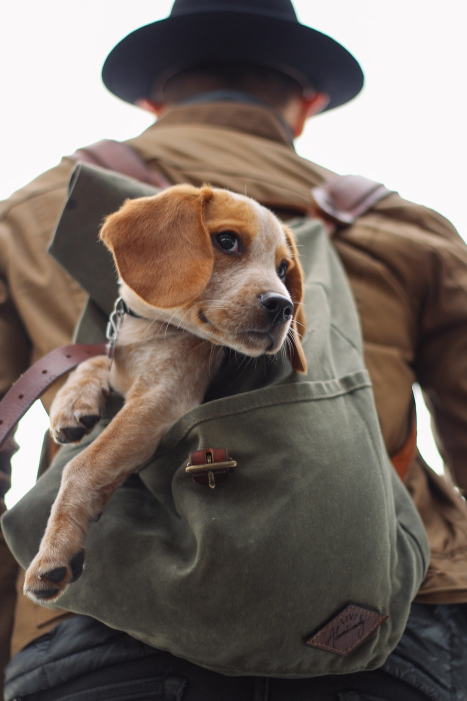
#> input picture dog_backpack.png, 934 x 1401 px (shown at 1/2 size)
$ jupyter execute seventh_color_blending_image.ipynb   (shell and % lines are left out)
#> lines starting #> are read from the running program, lines starting #| are printed output that depends on the picture; after the words box and inside, x2 and y2 are one past the last pixel; in counts of white or black regions, pixels touching at a corner belong together
[cell 1]
import cv2
import numpy as np
import matplotlib.pyplot as plt

[cell 2]
pack = cv2.imread("dog_backpack.png")
#> pack is the input picture: shape (1401, 934, 3); mean B, G, R 99.5, 106.7, 118.1

[cell 3]
plt.imshow(pack)

[cell 4]
pack_rgb = cv2.cvtColor(pack, cv2.COLOR_BGR2RGB)
plt.imshow(pack_rgb)

[cell 5]
new_pack = pack
new_flip_pack = cv2.flip(new_pack,0)
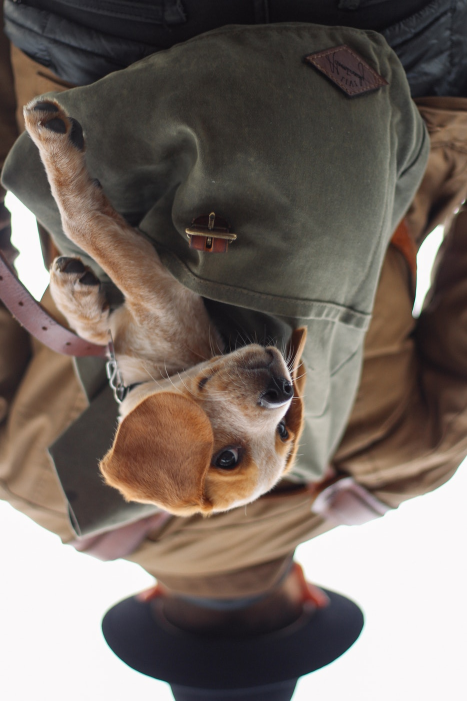
#> new_flip_pack: shape (1401, 934, 3) (shown at 1/2 size); mean B, G, R 99.5, 106.7, 118.1
plt.imshow(new_flip_pack)

[cell 6]
cv2.rectangle(pack_rgb,pt1=(200,380),pt2=(600,700),color=(255,0,0),thickness=10)
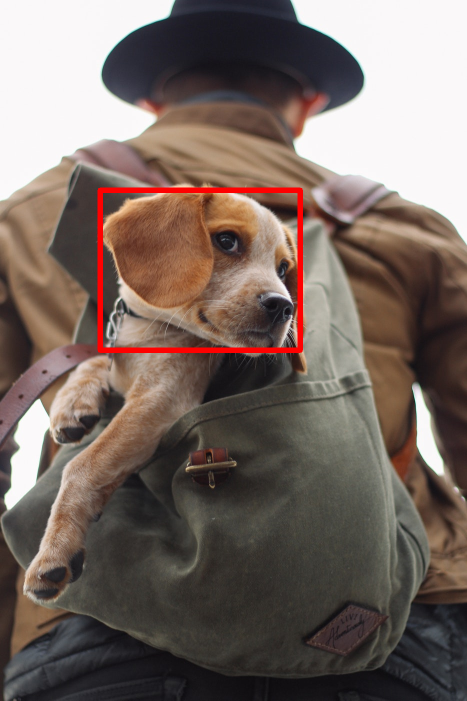
#> pack_rgb: shape (1401, 934, 3) (shown at 1/2 size); mean R, G, B 119.6, 105.4, 98.4
plt.imshow(pack_rgb)

[cell 7]
plt.imshow(pack)

[cell 8]
plt.imshow(pack_rgb)

[cell 9]
water_img = cv2.imread('watermark_no_copy.png')
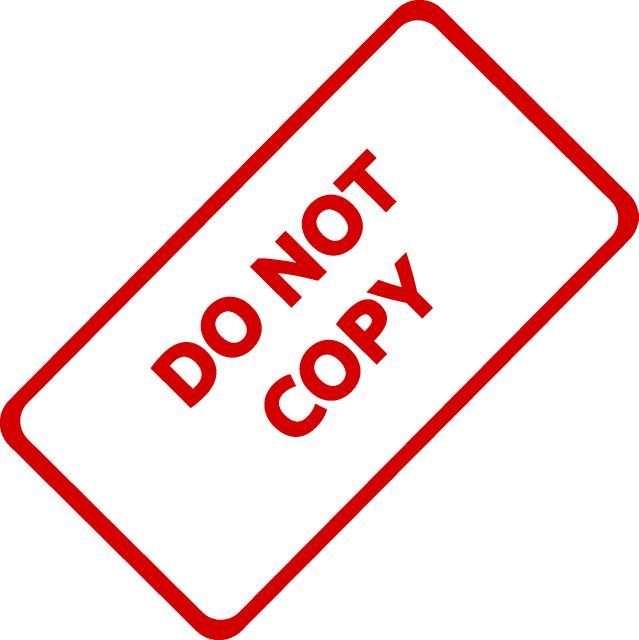
#> input picture watermark_no_copy.png, 1277 x 1280 px (shown at 1/2 size)
#> water_img is the input picture: shape (1280, 1277, 3); mean B, G, R 226.7, 226.7, 250.2

[cell 10]
cv2.putText(pack_rgb,text='Hello Vinod Vukkalam',org=(10,245), fontFace=cv2.FONT_ITALIC,fontScale= 2,color=(255,0,0),thickness=2,lineType=cv2.LINE_AA)
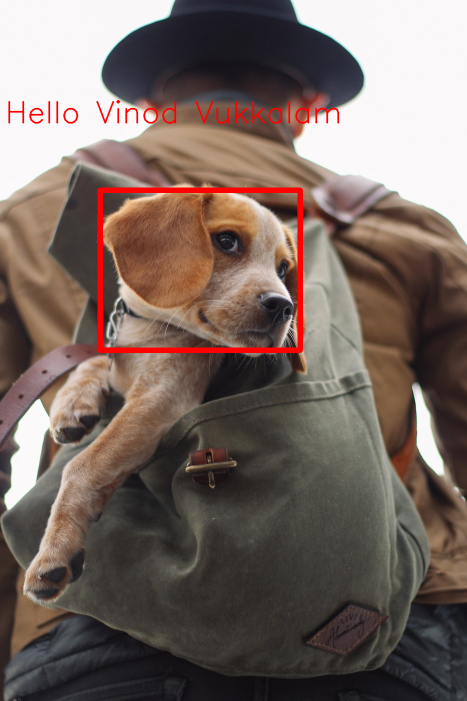
#> pack_rgb: shape (1401, 934, 3) (shown at 1/2 size); 0.55% of pixels changed, all inside (x1, y1, x2, y2) = (16, 200, 679, 248)
plt.imshow(pack_rgb)

[cell 11]
plt.imshow(pack_rgb)

[cell 12]
pack_rgb.shape
#> Out = (1401, 934, 3)

[cell 13]
cv2.putText(water_img,text='Hello Vinod Vukkalam',org=(10,245), fontFace=cv2.FONT_ITALIC,fontScale= 2,color=(255,0,0),thickness=2,lineType=cv2.LINE_AA)
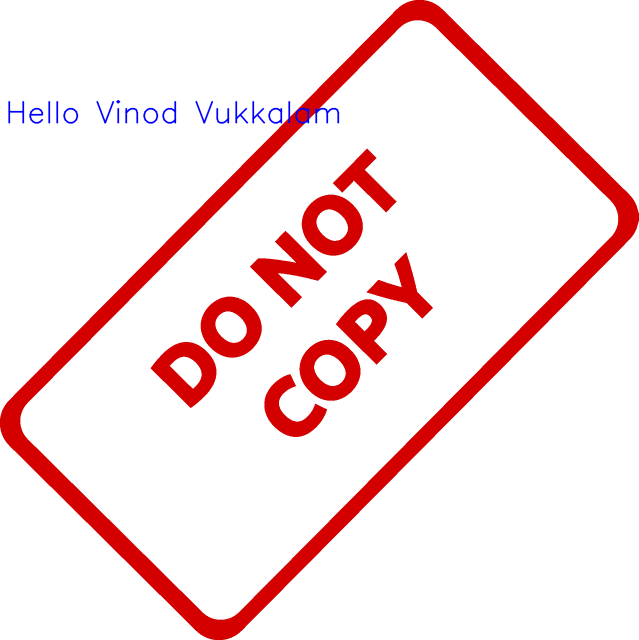
#> water_img: shape (1280, 1277, 3) (shown at 1/2 size); 0.44% of pixels changed, all inside (x1, y1, x2, y2) = (16, 200, 679, 248)
plt.imshow(water_img)
